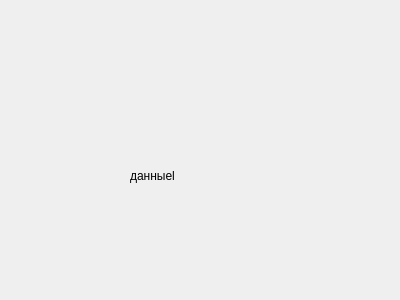
<?xml version="1.0" encoding="UTF-8"?>
<ui version="4.0">
 <class>master</class>
 <widget class="QDialog" name="master">
  <property name="geometry">
   <rect>
    <x>0</x>
    <y>0</y>
    <width>400</width>
    <height>300</height>
   </rect>
  </property>
  <property name="windowTitle">
   <string>Dialog</string>
  </property>
  <widget class="QLabel" name="label">
   <property name="geometry">
    <rect>
     <x>130</x>
     <y>110</y>
     <width>211</width>
     <height>131</height>
    </rect>
   </property>
   <property name="text">
    <string>данныеl</string>
   </property>
  </widget>
 </widget>
 <resources/>
 <connections/>
</ui>
